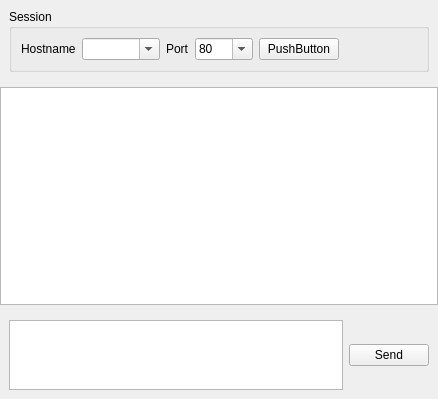
<?xml version="1.0" encoding="UTF-8"?>
<ui version="4.0">
 <class>NcSessionWidget</class>
 <widget class="QWidget" name="NcSessionWidget">
  <property name="geometry">
   <rect>
    <x>0</x>
    <y>0</y>
    <width>438</width>
    <height>399</height>
   </rect>
  </property>
  <property name="windowTitle">
   <string>Form</string>
  </property>
  <layout class="QVBoxLayout" name="verticalLayout">
   <property name="margin">
    <number>0</number>
   </property>
   <item>
    <widget class="QWidget" name="verticalWidget" native="true">
     <layout class="QVBoxLayout" name="verticalLayout_2">
      <item>
       <widget class="QGroupBox" name="headerGroupBox">
        <property name="title">
         <string>Session</string>
        </property>
        <layout class="QHBoxLayout" name="horizontalLayout">
         <item>
          <widget class="QLabel" name="hostnameLabel">
           <property name="text">
            <string>Hostname</string>
           </property>
          </widget>
         </item>
         <item>
          <widget class="QComboBox" name="addressComboBox">
           <property name="sizePolicy">
            <sizepolicy hsizetype="Expanding" vsizetype="Fixed">
             <horstretch>0</horstretch>
             <verstretch>0</verstretch>
            </sizepolicy>
           </property>
           <property name="toolTip">
            <string>Hostname in IP or Domain Name</string>
           </property>
           <property name="editable">
            <bool>true</bool>
           </property>
           <property name="insertPolicy">
            <enum>QComboBox::InsertAtTop</enum>
           </property>
           <property name="minimumContentsLength">
            <number>0</number>
           </property>
           <property name="duplicatesEnabled">
            <bool>false</bool>
           </property>
          </widget>
         </item>
         <item>
          <widget class="QLabel" name="portLabel">
           <property name="text">
            <string>Port</string>
           </property>
          </widget>
         </item>
         <item>
          <widget class="QComboBox" name="portComboBox">
           <property name="sizePolicy">
            <sizepolicy hsizetype="Preferred" vsizetype="Fixed">
             <horstretch>0</horstretch>
             <verstretch>0</verstretch>
            </sizepolicy>
           </property>
           <property name="toolTip">
            <string>Range between 0 and 65535</string>
           </property>
           <property name="editable">
            <bool>true</bool>
           </property>
           <property name="insertPolicy">
            <enum>QComboBox::InsertAtTop</enum>
           </property>
           <item>
            <property name="text">
             <string>80</string>
            </property>
           </item>
           <item>
            <property name="text">
             <string>8080</string>
            </property>
           </item>
           <item>
            <property name="text">
             <string>21</string>
            </property>
           </item>
           <item>
            <property name="text">
             <string>25</string>
            </property>
           </item>
           <item>
            <property name="text">
             <string>23</string>
            </property>
           </item>
          </widget>
         </item>
         <item>
          <widget class="QPushButton" name="startButton">
           <property name="text">
            <string>PushButton</string>
           </property>
          </widget>
         </item>
         <item>
          <spacer name="horizontalSpacer_2">
           <property name="orientation">
            <enum>Qt::Horizontal</enum>
           </property>
           <property name="sizeHint" stdset="0">
            <size>
             <width>73</width>
             <height>20</height>
            </size>
           </property>
          </spacer>
         </item>
        </layout>
       </widget>
      </item>
     </layout>
    </widget>
   </item>
   <item>
    <widget class="CustomPlainTextEdit" name="sessionPlainTextEdit">
     <property name="readOnly">
      <bool>true</bool>
     </property>
     <property name="plainText">
      <string notr="true"/>
     </property>
    </widget>
   </item>
   <item>
    <widget class="QWidget" name="footerLayoutWidget" native="true">
     <layout class="QHBoxLayout" name="horizontalLayout_2">
      <property name="margin">
       <number>9</number>
      </property>
      <item>
       <widget class="CustomPlainTextEdit" name="userInputPlainTextEdit">
        <property name="sizePolicy">
         <sizepolicy hsizetype="Expanding" vsizetype="Preferred">
          <horstretch>0</horstretch>
          <verstretch>0</verstretch>
         </sizepolicy>
        </property>
        <property name="toolTip">
         <string>Use Shift+Enter for new line</string>
        </property>
        <property name="statusTip">
         <string/>
        </property>
        <property name="tabChangesFocus">
         <bool>true</bool>
        </property>
       </widget>
      </item>
      <item>
       <widget class="QPushButton" name="sendButton">
        <property name="toolTip">
         <string>Send Message</string>
        </property>
        <property name="text">
         <string>Send</string>
        </property>
        <property name="shortcut">
         <string>Return</string>
        </property>
       </widget>
      </item>
     </layout>
    </widget>
   </item>
  </layout>
 </widget>
 <customwidgets>
  <customwidget>
   <class>CustomPlainTextEdit</class>
   <extends>QPlainTextEdit</extends>
   <header>customplaintextedit.h</header>
  </customwidget>
 </customwidgets>
 <resources/>
 <connections/>
</ui>
